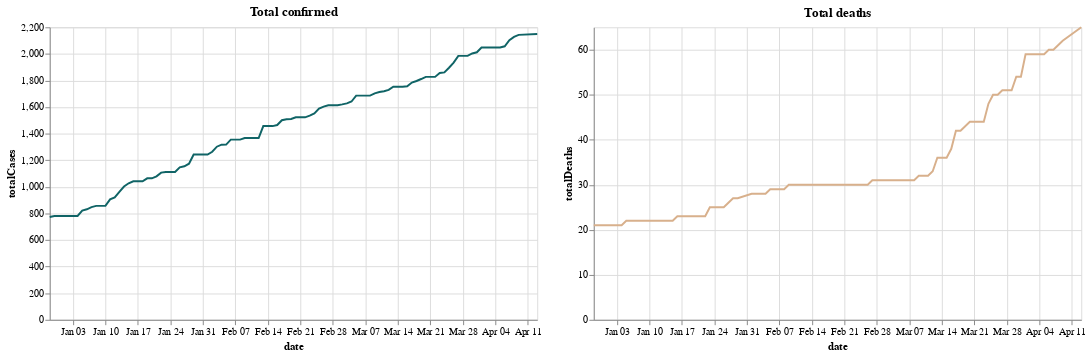

This figure's notebook cell:
### Markdown cell above
# COVID-19 Tracker for Aparecida City, São Paulo, Brazil

### Code cell
# 🇬🇧 Libraries
# 🇧🇷 Bibliotecas
import datetime
import altair as alt
import operator
import pandas as pd

s = pd.read_csv('../../data/aparecida-small-sample.csv', parse_dates=['date'])

city = s[s['city'] == 'Aparecida']

base = alt.Chart(city).mark_line().encode(x = 'date').properties(width = 500)

confirmed = alt.value("#106466")
death = alt.value("#D8B08C")
recovered = alt.value("#87C232")

base.encode(y = "totalCases", color = confirmed).properties(title = "Total confirmed") | base.encode(y = "totalDeaths", color = death).properties(title = "Total deaths")

### Figure 1 — Vega-Lite specification as saved in the notebook (floating-point values rounded to 4 significant figures)
{"config": {"view": {"continuousWidth": 400, "continuousHeight": 300}}, "hconcat": [{"mark": "line", "encoding": {"color": {"value": "#106466"}, "x": {"type": "temporal", "field": "date"}, "y": {"type": "quantitative", "field": "totalCases"}}, "title": "Total confirmed", "width": 500}, {"mark": "line", "encoding": {"color": {"value": "#D8B08C"}, "x": {"type": "temporal", "field": "date"}, "y": {"type": "quantitative", "field": "totalDeaths"}}, "title": "Total deaths", "width": 500}], "data": {"name": "data-669e975b271f39bf23e8adbb3923a215"}, "$schema": "https://vega.github.io/schema/vega-lite/v4.8.1.json", "datasets": {"data-669e975b271f39bf23e8adbb3923a215": [{"city": "Aparecida", "date": "2020-12-29T00:00:00", "totalDeaths": 21, "totalCases": 773, "totalRecovered": 723, "totalBeds": 11, "intubated": 1}, {"city": "Aparecida", "date": "2020-12-30T00:00:00", "totalDeaths": 21, "totalCases": 781, "totalRecovered": 724, "totalBeds": 13, "intubated": 1}, {"city": "Aparecida", "date": "2020-12-31T00:00:00", "totalDeaths": 21, "totalCases": 781, "totalRecovered": 724, "totalBeds": 13, "intubated": 1}, {"city": "Aparecida", "date": "2021-01-01T00:00:00", "totalDeaths": 21, "totalCases": 781, "totalRecovered": 724, "totalBeds": 13, "intubated": 1}, {"city": "Aparecida", "date": "2021-01-02T00:00:00", "totalDeaths": 21, "totalCases": 781, "totalRecovered": 724, "totalBeds": 13, "intubated": 1}, {"city": "Aparecida", "date": "2021-01-03T00:00:00", "totalDeaths": 21, "totalCases": 781, "totalRecovered": 724, "totalBeds": 13, "intubated": 1}, {"city": "Aparecida", "date": "2021-01-04T00:00:00", "totalDeaths": 21, "totalCases": 781, "totalRecovered": 724, "totalBeds": 13, "intubated": 1}, {"city": "Aparecida", "date": "2021-01-05T00:00:00", "totalDeaths": 22, "totalCases": 822, "totalRecovered": 780, "totalBeds": 8, "intubated": 3}, {"city": "Aparecida", "date": "2021-01-06T00:00:00", "totalDeaths": 22, "totalCases": 831, "totalRecovered": 786, "totalBeds": 11, "intubated": 2}, {"city": "Aparecida", "date": "2021-01-07T00:00:00", "totalDeaths": 22, "totalCases": 847, "totalRecovered": 792, "totalBeds": 15, "intubated": 2}, {"city": "Aparecida", "date": "2021-01-08T00:00:00", "totalDeaths": 22, "totalCases": 857, "totalRecovered": 799, "totalBeds": 16, "intubated": 4}, {"city": "Aparecida", "date": "2021-01-09T00:00:00", "totalDeaths": 22, "totalCases": 857, "totalRecovered": 799, "totalBeds": 16, "intubated": 4}, {"city": "Aparecida", "date": "2021-01-10T00:00:00", "totalDeaths": 22, "totalCases": 857, "totalRecovered": 799, "totalBeds": 16, "intubated": 4}, {"city": "Aparecida", "date": "2021-01-11T00:00:00", "totalDeaths": 22, "totalCases": 906, "totalRecovered": 841, "totalBeds": 22, "intubated": 1}, {"city": "Aparecida", "date": "2021-01-12T00:00:00", "totalDeaths": 22, "totalCases": 921, "totalRecovered": 873, "totalBeds": 23, "intubated": 2}, {"city": "Aparecida", "date": "2021-01-13T00:00:00", "totalDeaths": 22, "totalCases": 963, "totalRecovered": 894, "totalBeds": 26, "intubated": 2}, {"city": "Aparecida", "date": "2021-01-14T00:00:00", "totalDeaths": 22, "totalCases": 1002, "totalRecovered": 946, "totalBeds": 15, "intubated": 1}, {"city": "Aparecida", "date": "2021-01-15T00:00:00", "totalDeaths": 22, "totalCases": 1027, "totalRecovered": 955, "totalBeds": 16, "intubated": 1}, {"city": "Aparecida", "date": "2021-01-16T00:00:00", "totalDeaths": 23, "totalCases": 1042, "totalRecovered": 981, "totalBeds": 23, "intubated": 0}, {"city": "Aparecida", "date": "2021-01-17T00:00:00", "totalDeaths": 23, "totalCases": 1042, "totalRecovered": 981, "totalBeds": 23, "intubated": 0}, {"city": "Aparecida", "date": "2021-01-18T00:00:00", "totalDeaths": 23, "totalCases": 1042, "totalRecovered": 981, "totalBeds": 23, "intubated": 0}, {"city": "Aparecida", "date": "2021-01-19T00:00:00", "totalDeaths": 23, "totalCases": 1064, "totalRecovered": 1000, "totalBeds": 28, "intubated": 0}, {"city": "Aparecida", "date": "2021-01-20T00:00:00", "totalDeaths": 23, "totalCases": 1064, "totalRecovered": 1000, "totalBeds": 20, "intubated": 1}, {"city": "Aparecida", "date": "2021-01-21T00:00:00", "totalDeaths": 23, "totalCases": 1079, "totalRecovered": 1016, "totalBeds": 21, "intubated": 2}, {"city": "Aparecida", "date": "2021-01-22T00:00:00", "totalDeaths": 23, "totalCases": 1107, "totalRecovered": 1050, "totalBeds": 15, "intubated": 2}, {"city": "Aparecida", "date": "2021-01-23T00:00:00", "totalDeaths": 25, "totalCases": 1112, "totalRecovered": 1069, "totalBeds": 16, "intubated": 3}, {"city": "Aparecida", "date": "2021-01-24T00:00:00", "totalDeaths": 25, "totalCases": 1112, "totalRecovered": 1069, "totalBeds": 16, "intubated": 3}, {"city": "Aparecida", "date": "2021-01-25T00:00:00", "totalDeaths": 25, "totalCases": 1112, "totalRecovered": 1069, "totalBeds": 16, "intubated": 3}, {"city": "Aparecida", "date": "2021-01-26T00:00:00", "totalDeaths": 25, "totalCases": 1147, "totalRecovered": 1096, "totalBeds": 17, "intubated": 4}, {"city": "Aparecida", "date": "2021-01-27T00:00:00", "totalDeaths": 26, "totalCases": 1155, "totalRecovered": 1101, "totalBeds": 18, "intubated": 4}, {"city": "Aparecida", "date": "2021-01-28T00:00:00", "totalDeaths": 27, "totalCases": 1174, "totalRecovered": 1120, "totalBeds": 16, "intubated": 2}, {"city": "Aparecida", "date": "2021-01-29T00:00:00", "totalDeaths": 27, "totalCases": 1243, "totalRecovered": 1162, "totalBeds": 16, "intubated": 2}, {"city": "Aparecida", "date": "2021-02-01T00:00:00", "totalDeaths": 28, "totalCases": 1243, "totalRecovered": 1162, "totalBeds": 18, "intubated": 1}, {"city": "Aparecida", "date": "2021-02-02T00:00:00", "totalDeaths": 28, "totalCases": 1264, "totalRecovered": 1207, "totalBeds": 15, "intubated": 1}, {"city": "Aparecida", "date": "2021-02-03T00:00:00", "totalDeaths": 28, "totalCases": 1302, "totalRecovered": 1242, "totalBeds": 15, "intubated": 1}, {"city": "Aparecida", "date": "2021-02-04T00:00:00", "totalDeaths": 28, "totalCases": 1317, "totalRecovered": 1246, "totalBeds": 12, "intubated": 0}, {"city": "Aparecida", "date": "2021-02-05T00:00:00", "totalDeaths": 29, "totalCases": 1318, "totalRecovered": 1246, "totalBeds": 12, "intubated": 2}, {"city": "Aparecida", "date": "2021-02-06T00:00:00", "totalDeaths": 29, "totalCases": 1355, "totalRecovered": 1291, "totalBeds": 7, "intubated": 0}, {"city": "Aparecida", "date": "2021-02-07T00:00:00", "totalDeaths": 29, "totalCases": 1355, "totalRecovered": 1291, "totalBeds": 7, "intubated": 0}, {"city": "Aparecida", "date": "2021-02-08T00:00:00", "totalDeaths": 29, "totalCases": 1355, "totalRecovered": 1291, "totalBeds": 7, "intubated": 0}, {"city": "Aparecida", "date": "2021-02-09T00:00:00", "totalDeaths": 30, "totalCases": 1367, "totalRecovered": 1310, "totalBeds": 11, "intubated": 0}, {"city": "Aparecida", "date": "2021-02-10T00:00:00", "totalDeaths": 30, "totalCases": 1367, "totalRecovered": 1310, "totalBeds": 11, "intubated": 0}, {"city": "Aparecida", "date": "2021-02-11T00:00:00", "totalDeaths": 30, "totalCases": 1367, "totalRecovered": 1310, "totalBeds": 10, "intubated": 0}, {"city": "Aparecida", "date": "2021-02-12T00:00:00", "totalDeaths": 30, "totalCases": 1367, "totalRecovered": 1310, "totalBeds": 13, "intubated": 0}, {"city": "Aparecida", "date": "2021-02-13T00:00:00", "totalDeaths": 30, "totalCases": 1457, "totalRecovered": 1409, "totalBeds": 15, "intubated": 0}, {"city": "Aparecida", "date": "2021-02-15T00:00:00", "totalDeaths": 30, "totalCases": 1457, "totalRecovered": 1409, "totalBeds": 15, "intubated": 0}, {"city": "Aparecida", "date": "2021-02-16T00:00:00", "totalDeaths": 30, "totalCases": 1465, "totalRecovered": 1417, "totalBeds": 12, "intubated": 0}, {"city": "Aparecida", "date": "2021-02-17T00:00:00", "totalDeaths": 30, "totalCases": 1501, "totalRecovered": 1439, "totalBeds": 12, "intubated": 0}, {"city": "Aparecida", "date": "2021-02-18T00:00:00", "totalDeaths": 30, "totalCases": 1508, "totalRecovered": 1447, "totalBeds": 12, "intubated": 0}, {"city": "Aparecida", "date": "2021-02-19T00:00:00", "totalDeaths": 30, "totalCases": 1510, "totalRecovered": 1447, "totalBeds": 13, "intubated": 0}, {"city": "Aparecida", "date": "2021-02-20T00:00:00", "totalDeaths": 30, "totalCases": 1523, "totalRecovered": 1470, "totalBeds": 10, "intubated": 0}, {"city": "Aparecida", "date": "2021-02-21T00:00:00", "totalDeaths": 30, "totalCases": 1523, "totalRecovered": 1470, "totalBeds": 10, "intubated": 0}, {"city": "Aparecida", "date": "2021-02-22T00:00:00", "totalDeaths": 30, "totalCases": 1523, "totalRecovered": 1470, "totalBeds": 10, "intubated": 0}, {"city": "Aparecida", "date": "2021-02-23T00:00:00", "totalDeaths": 30, "totalCases": 1536, "totalRecovered": 1484, "totalBeds": 9, "intubated": 0}, {"city": "Aparecida", "date": "2021-02-24T00:00:00", "totalDeaths": 30, "totalCases": 1552, "totalRecovered": 1497, "totalBeds": 11, "intubated": 0}, {"city": "Aparecida", "date": "2021-02-25T00:00:00", "totalDeaths": 30, "totalCases": 1588, "totalRecovered": 1522, "totalBeds": 8, "intubated": 1}, {"city": "Aparecida", "date": "2021-02-26T00:00:00", "totalDeaths": 30, "totalCases": 1603, "totalRecovered": 1526, "totalBeds": 12, "intubated": 0}, {"city": "Aparecida", "date": "2021-02-27T00:00:00", "totalDeaths": 31, "totalCases": 1614, "totalRecovered": 1552, "totalBeds": 16, "intubated": 0}, {"city": "Aparecida", "date": "2021-03-01T00:00:00", "totalDeaths": 31, "totalCases": 1614, "totalRecovered": 1552, "totalBeds": 16, "intubated": 0}, {"city": "Aparecida", "date": "2021-03-02T00:00:00", "totalDeaths": 31, "totalCases": 1620, "totalRecovered": 1561, "totalBeds": 17, "intubated": 0}, {"city": "Aparecida", "date": "2021-03-03T00:00:00", "totalDeaths": 31, "totalCases": 1628, "totalRecovered": 1569, "totalBeds": 13, "intubated": 2}, {"city": "Aparecida", "date": "2021-03-04T00:00:00", "totalDeaths": 31, "totalCases": 1642, "totalRecovered": 1586, "totalBeds": 14, "intubated": 1}, {"city": "Aparecida", "date": "2021-03-05T00:00:00", "totalDeaths": 31, "totalCases": 1686, "totalRecovered": 1607, "totalBeds": 21, "intubated": 2}, {"city": "Aparecida", "date": "2021-03-06T00:00:00", "totalDeaths": 31, "totalCases": 1686, "totalRecovered": 1607, "totalBeds": 21, "intubated": 2}, {"city": "Aparecida", "date": "2021-03-07T00:00:00", "totalDeaths": 31, "totalCases": 1686, "totalRecovered": 1607, "totalBeds": 21, "intubated": 2}, {"city": "Aparecida", "date": "2021-03-08T00:00:00", "totalDeaths": 31, "totalCases": 1686, "totalRecovered": 1607, "totalBeds": 21, "intubated": 2}, {"city": "Aparecida", "date": "2021-03-09T00:00:00", "totalDeaths": 32, "totalCases": 1703, "totalRecovered": 1610, "totalBeds": 22, "intubated": 3}, {"city": "Aparecida", "date": "2021-03-10T00:00:00", "totalDeaths": 32, "totalCases": 1713, "totalRecovered": 1611, "totalBeds": 24, "intubated": 1}, {"city": "Aparecida", "date": "2021-03-11T00:00:00", "totalDeaths": 32, "totalCases": 1719, "totalRecovered": 1611, "totalBeds": 29, "intubated": 0}, {"city": "Aparecida", "date": "2021-03-12T00:00:00", "totalDeaths": 33, "totalCases": 1729, "totalRecovered": 1626, "totalBeds": 24, "intubated": 0}, {"city": "Aparecida", "date": "2021-03-13T00:00:00", "totalDeaths": 36, "totalCases": 1753, "totalRecovered": 1649, "totalBeds": 26, "intubated": 0}, {"city": "Aparecida", "date": "2021-03-14T00:00:00", "totalDeaths": 36, "totalCases": 1753, "totalRecovered": 1649, "totalBeds": 26, "intubated": 0}, {"city": "Aparecida", "date": "2021-03-15T00:00:00", "totalDeaths": 36, "totalCases": 1753, "totalRecovered": 1649, "totalBeds": 26, "intubated": 0}, {"city": "Aparecida", "date": "2021-03-16T00:00:00", "totalDeaths": 38, "totalCases": 1756, "totalRecovered": 1655, "totalBeds": 27, "intubated": 2}, {"city": "Aparecida", "date": "2021-03-17T00:00:00", "totalDeaths": 42, "totalCases": 1784, "totalRecovered": 1662, "totalBeds": 27, "intubated": 4}, {"city": "Aparecida", "date": "2021-03-18T00:00:00", "totalDeaths": 42, "totalCases": 1796, "totalRecovered": 1682, "totalBeds": 38, "intubated": 4}, {"city": "Aparecida", "date": "2021-03-19T00:00:00", "totalDeaths": 43, "totalCases": 1811, "totalRecovered": 1682, "totalBeds": 46, "intubated": 4}, {"city": "Aparecida", "date": "2021-03-20T00:00:00", "totalDeaths": 44, "totalCases": 1827, "totalRecovered": 1711, "totalBeds": 55, "intubated": 4}, {"city": "Aparecida", "date": "2021-03-21T00:00:00", "totalDeaths": 44, "totalCases": 1827, "totalRecovered": 1711, "totalBeds": 55, "intubated": 4}, {"city": "Aparecida", "date": "2021-03-22T00:00:00", "totalDeaths": 44, "totalCases": 1827, "totalRecovered": 1711, "totalBeds": 55, "intubated": 4}, {"city": "Aparecida", "date": "2021-03-23T00:00:00", "totalDeaths": 44, "totalCases": 1856, "totalRecovered": 1719, "totalBeds": 57, "intubated": 6}, {"city": "Aparecida", "date": "2021-03-24T00:00:00", "totalDeaths": 48, "totalCases": 1861, "totalRecovered": 1723, "totalBeds": 48, "intubated": 7}, {"city": "Aparecida", "date": "2021-03-25T00:00:00", "totalDeaths": 50, "totalCases": 1896, "totalRecovered": 1728, "totalBeds": 50, "intubated": 7}, {"city": "Aparecida", "date": "2021-03-26T00:00:00", "totalDeaths": 50, "totalCases": 1934, "totalRecovered": 1756, "totalBeds": 46, "intubated": 7}, {"city": "Aparecida", "date": "2021-03-27T00:00:00", "totalDeaths": 51, "totalCases": 1985, "totalRecovered": 1807, "totalBeds": 33, "intubated": 6}, {"city": "Aparecida", "date": "2021-03-28T00:00:00", "totalDeaths": 51, "totalCases": 1985, "totalRecovered": 1807, "totalBeds": 33, "intubated": 6}, {"city": "Aparecida", "date": "2021-03-29T00:00:00", "totalDeaths": 51, "totalCases": 1985, "totalRecovered": 1807, "totalBeds": 33, "intubated": 6}, {"city": "Aparecida", "date": "2021-03-30T00:00:00", "totalDeaths": 54, "totalCases": 2003, "totalRecovered": 1822, "totalBeds": 40, "intubated": 6}, {"city": "Aparecida", "date": "2021-03-31T00:00:00", "totalDeaths": 54, "totalCases": 2012, "totalRecovered": 1829, "totalBeds": 34, "intubated": 6}, {"city": "Aparecida", "date": "2021-04-01T00:00:00", "totalDeaths": 59, "totalCases": 2048, "totalRecovered": 1904, "totalBeds": 39, "intubated": 5}, {"city": "Aparecida", "date": "2021-04-02T00:00:00", "totalDeaths": 59, "totalCases": 2048, "totalRecovered": 1904, "totalBeds": 39, "intubated": 5}, {"city": "Aparecida", "date": "2021-04-03T00:00:00", "totalDeaths": 59, "totalCases": 2048, "totalRecovered": 1904, "totalBeds": 39, "intubated": 5}, {"city": "Aparecida", "date": "2021-04-04T00:00:00", "totalDeaths": 59, "totalCases": 2048, "totalRecovered": 1904, "totalBeds": 39, "intubated": 5}, {"city": "Aparecida", "date": "2021-04-05T00:00:00", "totalDeaths": 59, "totalCases": 2048, "totalRecovered": 1904, "totalBeds": 39, "intubated": 5}, {"city": "Aparecida", "date": "2021-04-06T00:00:00", "totalDeaths": 60, "totalCases": 2057, "totalRecovered": 1923, "totalBeds": 40, "intubated": 6}, {"city": "Aparecida", "date": "2021-04-07T00:00:00", "totalDeaths": 60, "totalCases": 2103, "totalRecovered": 1952, "totalBeds": 39, "intubated": 7}, {"city": "Aparecida", "date": "2021-04-08T00:00:00", "totalDeaths": 61, "totalCases": 2128, "totalRecovered": 1971, "totalBeds": 44, "intubated": 9}, {"city": "Aparecida", "date": "2021-04-09T00:00:00", "totalDeaths": 62, "totalCases": 2143, "totalRecovered": 1986, "totalBeds": 44, "intubated": 10}, {"city": "Aparecida", "date": "2021-04-13T00:00:00", "totalDeaths": 65, "totalCases": 2149, "totalRecovered": 2015, "totalBeds": 43, "intubated": 10}]}}
